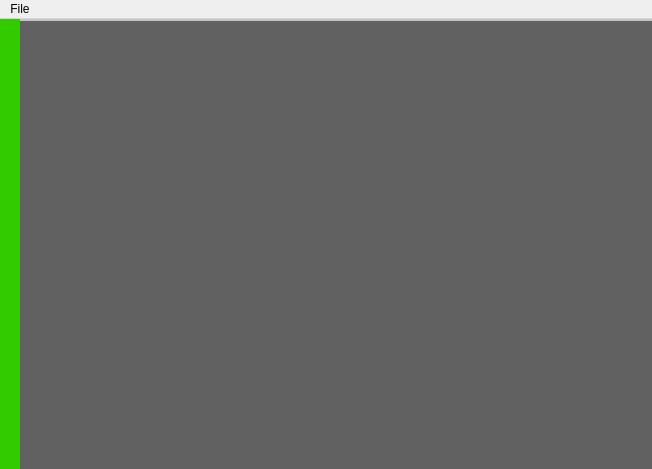
<?xml version="1.0" encoding="UTF-8"?>
<ui version="4.0">
 <class>MainWindow</class>
 <widget class="QMainWindow" name="MainWindow">
  <property name="geometry">
   <rect>
    <x>0</x>
    <y>0</y>
    <width>652</width>
    <height>469</height>
   </rect>
  </property>
  <property name="windowTitle">
   <string>MainWindow</string>
  </property>
  <widget class="QWidget" name="centralWidget">
   <property name="sizePolicy">
    <sizepolicy hsizetype="Preferred" vsizetype="Preferred">
     <horstretch>0</horstretch>
     <verstretch>0</verstretch>
    </sizepolicy>
   </property>
   <property name="autoFillBackground">
    <bool>false</bool>
   </property>
   <property name="styleSheet">
    <string notr="true">#centralWidget{background-color: rgb(97, 97, 97);}</string>
   </property>
   <layout class="QHBoxLayout" name="horizontalLayout">
    <property name="spacing">
     <number>0</number>
    </property>
    <property name="leftMargin">
     <number>0</number>
    </property>
    <property name="topMargin">
     <number>0</number>
    </property>
    <property name="rightMargin">
     <number>0</number>
    </property>
    <property name="bottomMargin">
     <number>0</number>
    </property>
    <item>
     <widget class="SideBar" name="sideBar">
      <property name="enabled">
       <bool>true</bool>
      </property>
      <property name="sizePolicy">
       <sizepolicy hsizetype="Minimum" vsizetype="Preferred">
        <horstretch>0</horstretch>
        <verstretch>0</verstretch>
       </sizepolicy>
      </property>
      <property name="minimumSize">
       <size>
        <width>0</width>
        <height>0</height>
       </size>
      </property>
      <property name="maximumSize">
       <size>
        <width>16777215</width>
        <height>16777215</height>
       </size>
      </property>
      <property name="styleSheet">
       <string notr="true">#sideBar{
	background-color: rgb(49, 203, 0);
}

QPushButton{
	border: 1px solid orange;
	border-radius: 2px;
	background-color: rgb(35, 152, 0);
}</string>
      </property>
      <property name="frameShape">
       <enum>QFrame::NoFrame</enum>
      </property>
      <property name="frameShadow">
       <enum>QFrame::Raised</enum>
      </property>
      <property name="lineWidth">
       <number>0</number>
      </property>
      <layout class="QVBoxLayout" name="verticalLayout_2">
       <property name="spacing">
        <number>0</number>
       </property>
       <property name="leftMargin">
        <number>0</number>
       </property>
       <property name="topMargin">
        <number>0</number>
       </property>
       <property name="rightMargin">
        <number>0</number>
       </property>
       <property name="bottomMargin">
        <number>0</number>
       </property>
       <item>
        <spacer name="verticalSpacer">
         <property name="orientation">
          <enum>Qt::Vertical</enum>
         </property>
         <property name="sizeHint" stdset="0">
          <size>
           <width>20</width>
           <height>40</height>
          </size>
         </property>
        </spacer>
       </item>
      </layout>
     </widget>
    </item>
    <item>
     <widget class="QStackedWidget" name="stackedWidget">
      <property name="styleSheet">
       <string notr="true">QLabel{ font-size: 15px; }
#frame_2, #upsLista { border: 1px solid orange; }
#frame_3, #frame {border-top: 1px solid orange}</string>
      </property>
      <property name="currentIndex">
       <number>2</number>
      </property>
      <widget class="QWidget" name="main">
       <layout class="QVBoxLayout" name="verticalLayout">
        <item>
         <widget class="QScrollArea" name="upsLista">
          <property name="verticalScrollBarPolicy">
           <enum>Qt::ScrollBarAlwaysOff</enum>
          </property>
          <property name="horizontalScrollBarPolicy">
           <enum>Qt::ScrollBarAsNeeded</enum>
          </property>
          <property name="widgetResizable">
           <bool>true</bool>
          </property>
          <widget class="QWidget" name="scrollAreaWidgetContents">
           <property name="geometry">
            <rect>
             <x>0</x>
             <y>0</y>
             <width>134</width>
             <height>59</height>
            </rect>
           </property>
           <property name="styleSheet">
            <string notr="true">background-color: rgb(97, 97, 97)</string>
           </property>
           <layout class="QVBoxLayout" name="verticalLayout_3">
            <property name="spacing">
             <number>6</number>
            </property>
            <property name="topMargin">
             <number>9</number>
            </property>
            <property name="bottomMargin">
             <number>0</number>
            </property>
            <item>
             <widget class="QLabel" name="upsLabel">
              <property name="text">
               <string>Uploadovane Slike</string>
              </property>
             </widget>
            </item>
            <item>
             <widget class="QFrame" name="frame">
              <property name="sizePolicy">
               <sizepolicy hsizetype="Preferred" vsizetype="Minimum">
                <horstretch>0</horstretch>
                <verstretch>0</verstretch>
               </sizepolicy>
              </property>
              <property name="frameShape">
               <enum>QFrame::StyledPanel</enum>
              </property>
              <property name="frameShadow">
               <enum>QFrame::Raised</enum>
              </property>
              <layout class="QHBoxLayout" name="horizontalLayout_3"/>
             </widget>
            </item>
            <item>
             <spacer name="verticalSpacer_4">
              <property name="orientation">
               <enum>Qt::Vertical</enum>
              </property>
              <property name="sizeHint" stdset="0">
               <size>
                <width>20</width>
                <height>77</height>
               </size>
              </property>
             </spacer>
            </item>
           </layout>
          </widget>
         </widget>
        </item>
       </layout>
      </widget>
      <widget class="QWidget" name="podesavanja">
       <property name="styleSheet">
        <string notr="true"/>
       </property>
       <layout class="QGridLayout" name="gridLayout">
        <item row="2" column="1">
         <widget class="QLabel" name="label">
          <property name="styleSheet">
           <string notr="true">color: orange</string>
          </property>
          <property name="text">
           <string>Client ID vam nije potreban za anonimno upload-ovanje slika ali vam je potreban za brisanje istih pomoću kljuca koji dobijete prilikom upload-a i koji aplikacija čuva.</string>
          </property>
          <property name="wordWrap">
           <bool>true</bool>
          </property>
         </widget>
        </item>
        <item row="4" column="1">
         <widget class="QFrame" name="frame_4">
          <property name="frameShape">
           <enum>QFrame::StyledPanel</enum>
          </property>
          <property name="frameShadow">
           <enum>QFrame::Raised</enum>
          </property>
          <layout class="QHBoxLayout" name="horizontalLayout_5">
           <property name="spacing">
            <number>0</number>
           </property>
           <property name="leftMargin">
            <number>0</number>
           </property>
           <property name="topMargin">
            <number>0</number>
           </property>
           <property name="rightMargin">
            <number>0</number>
           </property>
           <property name="bottomMargin">
            <number>0</number>
           </property>
           <item>
            <spacer name="horizontalSpacer">
             <property name="orientation">
              <enum>Qt::Horizontal</enum>
             </property>
             <property name="sizeHint" stdset="0">
              <size>
               <width>40</width>
               <height>20</height>
              </size>
             </property>
            </spacer>
           </item>
           <item>
            <widget class="QPushButton" name="pushButtonSacuvaj">
             <property name="text">
              <string>Sacuvaj</string>
             </property>
            </widget>
           </item>
          </layout>
         </widget>
        </item>
        <item row="0" column="0">
         <widget class="QLabel" name="labelClientID">
          <property name="text">
           <string>Client ID</string>
          </property>
         </widget>
        </item>
        <item row="0" column="1">
         <widget class="StarLineEdit" name="lineEditClientID"/>
        </item>
        <item row="3" column="0" colspan="2">
         <spacer name="verticalSpacer_2">
          <property name="orientation">
           <enum>Qt::Vertical</enum>
          </property>
          <property name="sizeHint" stdset="0">
           <size>
            <width>20</width>
            <height>40</height>
           </size>
          </property>
         </spacer>
        </item>
        <item row="1" column="1">
         <widget class="QCheckBox" name="checkBox">
          <property name="text">
           <string>Prikaži</string>
          </property>
         </widget>
        </item>
       </layout>
      </widget>
      <widget class="QWidget" name="tb">
       <layout class="QHBoxLayout" name="horizontalLayout_2">
        <property name="spacing">
         <number>0</number>
        </property>
        <property name="leftMargin">
         <number>0</number>
        </property>
        <property name="topMargin">
         <number>0</number>
        </property>
        <property name="rightMargin">
         <number>0</number>
        </property>
        <property name="bottomMargin">
         <number>0</number>
        </property>
        <item>
         <widget class="QTabWidget" name="tabWidget">
          <property name="styleSheet">
           <string notr="true">QTabWidget::pane{
	border-top: 2px solid #C2C7CB;
}
QTabBar::tab{
	border: 1px solid red;
	padding: 5px;
	background-color: rgb(51, 167, 255);
	background-color: qlineargradient(spread:pad, x1:0, y1:0, x2:1, y2:1, stop:0 rgba(49, 203, 0, 255), stop:1 					rgba(34, 135, 0, 255));
}
QTabBar::tab:selected{
	background-color: qlineargradient(spread:pad, x1:0, y1:0, x2:1, y2:1, stop:0 rgba(51, 124, 160, 255), stop:1 rgba(34, 135, 0, 255));
}</string>
          </property>
          <property name="currentIndex">
           <number>-1</number>
          </property>
         </widget>
        </item>
       </layout>
      </widget>
     </widget>
    </item>
   </layout>
  </widget>
  <widget class="QMenuBar" name="menuBar_2">
   <property name="geometry">
    <rect>
     <x>0</x>
     <y>0</y>
     <width>652</width>
     <height>21</height>
    </rect>
   </property>
   <widget class="QMenu" name="menuFile">
    <property name="title">
     <string>File</string>
    </property>
    <addaction name="actionOpen"/>
    <addaction name="actionSave"/>
    <addaction name="actionUpload"/>
   </widget>
   <addaction name="menuFile"/>
  </widget>
  <action name="actionnest">
   <property name="text">
    <string>nest</string>
   </property>
  </action>
  <action name="actionOpen">
   <property name="text">
    <string>Open</string>
   </property>
  </action>
  <action name="actionSave">
   <property name="text">
    <string>Save</string>
   </property>
  </action>
  <action name="actionUpload">
   <property name="text">
    <string>Upload</string>
   </property>
  </action>
 </widget>
 <customwidgets>
  <customwidget>
   <class>SideBar</class>
   <extends>QFrame</extends>
   <header>ImageViewerRepo.CustomWidgets.sideBar</header>
   <container>1</container>
  </customwidget>
  <customwidget>
   <class>StarLineEdit</class>
   <extends>QLineEdit</extends>
   <header>ImageViewerRepo.CustomWidgets.starLineEdit</header>
  </customwidget>
 </customwidgets>
 <resources/>
 <connections/>
</ui>
